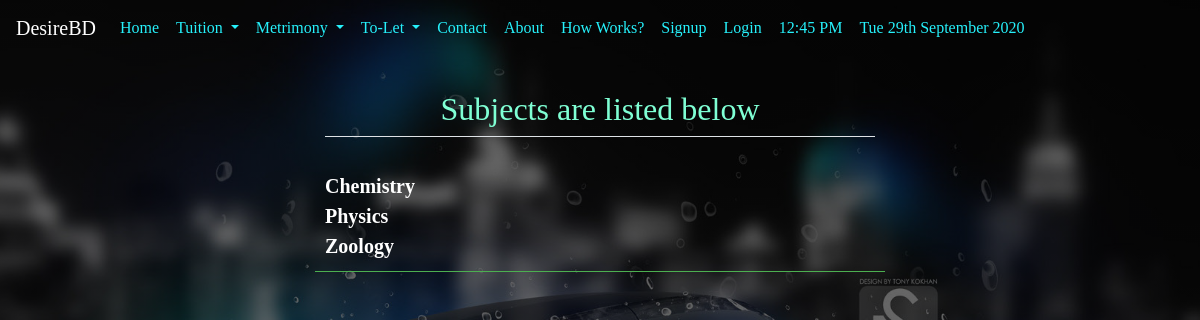
Before: /profile/addsubject/ with the older database file.
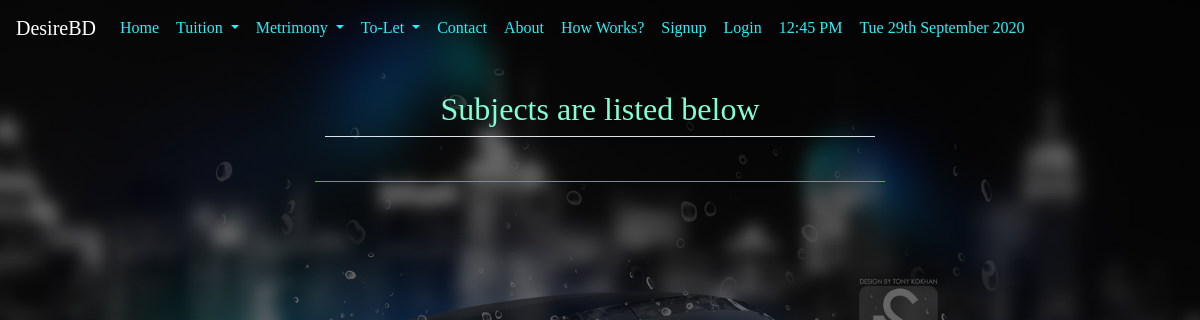
After: the same page with the newer database file.
### person/models.py (models this page shows, shortened)
class Subject(models.Model):
    name=models.CharField(max_length=150)
    class Meta:
        ordering = ['name']

### person/views.py (the view)
# urls.py: path('addsubject/',  addsubject, name='addsubject'),
def addsubject(request):
    subjects = Subject.objects.all()
    if request.method == 'POST':
        form = SubjectForm(request.POST)
        if form.is_valid():
            name = form.cleaned_data['name']
            subcheck = Subject.objects.filter(name__icontains=name)
            if subcheck:
                messages.warning(
                    request, 'This subject allready includes in list.')
                return HttpResponseRedirect(request.META.get('HTTP_REFERER'))
            else:
                form.save()
                messages.success(request, 'Successfully Added this Subject.')
                return HttpResponseRedirect(request.META.get('HTTP_REFERER'))
    else:
        form = SubjectForm()
    return render(request, 'posts/addsubject.html', {'form': form, 'subjects': subjects})

### templates/posts/addsubject.html (shortened to what this page needs)
{% extends 'basic.html' %}
{% block body %}
{% load crispy_forms_tags %}
<div class="col-md-6 offset-md-3">
        <form action="/profile/addsubject/" method="post" enctype="multipart/form-data">
            <fieldset class="form-group mx-auto">
            {% if user.is_authenticated %}
                <legend class="border-bottom text-center mb-4"><h2>Add your Subject if not listed below</h2></legend>
                {{ form|crispy }}
            </fieldset>
            <button class="btn btn-outline-info " type="submit" value="submit">ADD </button>
            {% comment %} <input type="submit" value="Submit"> {% endcomment %}
            {% else %}
            <legend class="border-bottom text-center mb-4"><h2>Subjects are listed below</h2></legend>
            {% endif %}
        </form>
        <div class="containter">
  {% for sub in subjects %}
   <b> {{sub.name}}</b> <br>
  {% endfor %}
</div>
</div>
{% endblock body %}

### templates/basic.html (shortened to what this page needs)
<!doctype html>
<html lang="en">
<head>
  <link rel="stylesheet" href="https://stackpath.bootstrapcdn.com/bootstrap/4.2.1/css/bootstrap.min.css"
>
  {% load notifications_tags %}
  {% load static %}
  <link href="{% static 'css/style.css'  %}" rel='stylesheet'>
</head>
<body style="background:  linear-gradient(rgba(0,0,0,0.6), rgba(0,0,0,0.6)),url('/static/images/background2.jpg');
background-size: cover;
      background-attachment: fixed;
      background-position: top;">
  <nav class="navbar navbar-expand-lg navbar-light " style="background:none; color:white; text-color:white;">
    <a class="navbar-brand" style=" color:white; text-color:white;" href="/profile/">DesireBD</a>
    <div class="collapse navbar-collapse" id="navbarSupportedContent">
      <ul class="navbar-nav mr-auto">
        <li class="nav-item {% block blogactive %}
      {% endblock blogactive %} ">
          <a class="nav-link" href="/profile/">Home</a>
        </li>
        <li class="nav-item dropdown">
          <a class="nav-link dropdown-toggle" href="#" id="navbarDropdown" role="button" data-toggle="dropdown"
            aria-haspopup="true" aria-expanded="false">
            Tuition
          </a>
        </li>
        <li class="nav-item dropdown">
          <a class="nav-link dropdown-toggle" href="#" id="navbarDropdown" role="button" data-toggle="dropdown"
            aria-haspopup="true" aria-expanded="false">
            Metrimony
          </a>
        </li>
        <li class="nav-item dropdown">
          <a class="nav-link dropdown-toggle" href="#" id="navbarDropdown" role="button" data-toggle="dropdown"
            aria-haspopup="true" aria-expanded="false">
            To-Let
          </a>
        </li>
        <li class="nav-item  {% block contactactive %}
      {% endblock contactactive %}">
          <a class="nav-link" href="/profile/contact/">Contact</a>
        </li>
        <li class="nav-item  {% block aboutactive %}
      {% endblock aboutactive %}">
          <a class="nav-link" href="/profile/about_us/">About</a>
        </li>
        <li class="nav-item  {% block work %}
      {% endblock work %}">
          <a href="/works/" class="nav-link">How Works?</a>
        </li>
        {% if user.is_authenticated %}
        <ul class="navbar-nav">
          <form method="post" action="/posts/search/" class="form-inline my-2 my-lg-0">
            {% csrf_token %}
            <li>
              <input class="form-control mr-sm-2 " style="background:none;color:white;" type="search"
                placeholder="Search" aria-label="Search" name="q" id="q"></li>
            <li>
              <button class="btn btn-outline-dark my-2 my-sm-0" type="submit">Search</button></li>
          </form>
          <li class="nav-item dropdown">
            <a class="nav-link dropdown-toggle" href="#" id="navbarDropdown" role="button" data-toggle="dropdown"
              aria-haspopup="true" aria-expanded="false">
              {{request.user}}
            </a>
            <div class="dropdown-menu" aria-labelledby="navbarDropdown" style="background:none; color:white;">
              <a class="dropdown-item" style=" color:#26f1fb;" href="/profile/userprofile/">Profile</a>
              <a class="dropdown-item" style=" color:#26f1fb;" href="/profile/notification/">Notifications</a>
              <a class="dropdown-item" style=" color:#26f1fb;" href="/profile/logout/">Logout</a>
            </div>
          </li>
        </ul>
        {% else %}
        <li class="nav-item  {% block signup %}
      {% endblock signup %}">
          <a class="nav-link" href="{% url 'signup' %}">Signup</a>
        </li>
        <li class="nav-item  {% block login %}
      {% endblock login %}">
          <a class="nav-link" href="/profile/login/">Login</a>
        </li>
        {% endif %}
        <li class="nav-item">
          <a class="nav-link" href="">{% now "h:i A" as current_time %}
            {{ current_time|center:"150"  }}</a>
        </li>
        <li class="nav-item">
          <a class="nav-link" href="">{% now "D jS F Y" %}</a>
        </li>
      </ul>
    </div>
  </nav>
  <br>
  {% block body %}
  {% endblock  %}
</body>
</html>

### static/css/style.css (style rules this page uses)
body { margin: 0; padding: 0; font-family: sens-serif; height: 100vh; }
.navbar .navbar-nav .nav-item .nav-link:link, .navbar .navbar-nav .nav-item .nav-link:visited { color: #26f1fb; margin-right: 1px; }
* { padding: 0; margin: 0; border-radius: border-box; }
.form-group { width: 100%; overflow: hidden; font-size: 20px; padding: 8px 0; margin: 8px 0; border-bottom: 1px solid #4caf50; color: white; background: none; margin-bottom: 1rem; margin: 10px; padding: 10px; }
.col-md-6, .col-md-7, .col-md-8, .col-md-9, .col-md-10 { background: none; color: white; }
.col-md-6 h1, h2, h3, h4, h5, h6 { background: none; color: aquamarine; }

Changed rows visible on the page:
removed Subject: name "Chemistry"
removed Subject: name "Physics"
removed Subject: name "Zoology"
